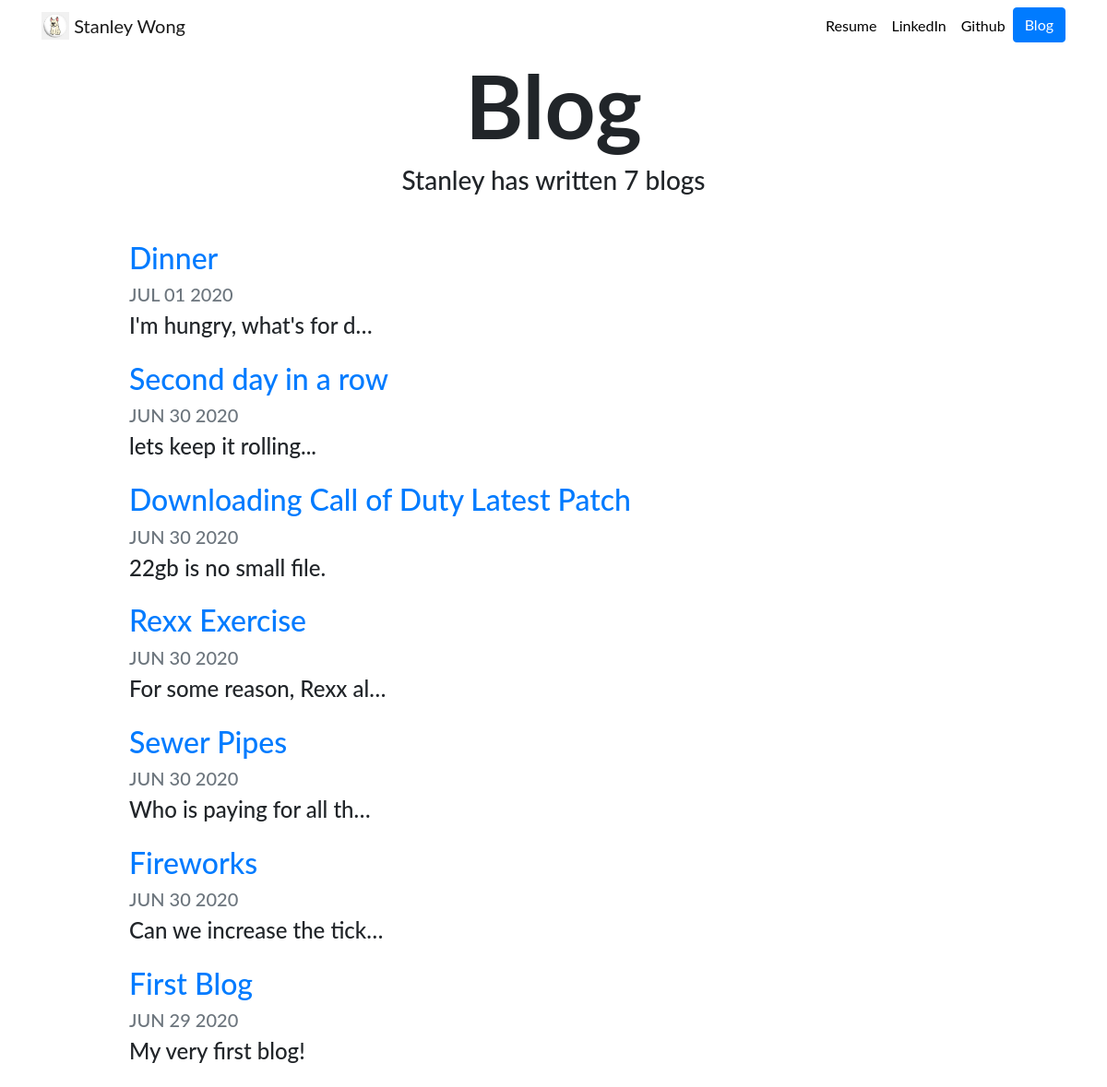
Screenshot of /blog/ with the database file from the repository.
### blog/models.py (models this page shows, shortened)
class Blog(models.Model):
    title = models.CharField(max_length=100)
    description = models.TextField()
    date = models.DateField()

### blog/views.py (the view)
# urls.py: path('', views.all_blogs, name='all_blogs'),
def all_blogs(request):
    blogs = Blog.objects.order_by('-date')
    return render(request, 'blog/all_blogs.html', {'blogs': blogs})

### blog/templates/blog/all_blogs.html
{% extends "portfolio/base.html" %}
{% load static %}
{% block content %}
<h1 id="blogtitle" class="font-weight-bold text-center">Blog</h1>
<h3 class="text-center mb-5">Stanley has written {{ blogs.count }} blog{{ blogs.count|pluralize }}</h3>
{% for blog in blogs %}
<div class="row justify-content-center my-3">
    <div class="col-md-10">
        <a href="{% url 'blog:detail' blog.id %}">
            <h2>{{ blog.title }}</h2>
        </a>
        <h5 class="text-muted">{{ blog.date|date:'M d Y'|upper }}</h5>
        <h4>{{ blog.description|striptags|truncatechars:25 }}</h4>
    </div>
</div>
{% endfor %}
{% endblock %}

### portfolio/static/portfolio/custom.css (style rules this page uses)
body { font-family: 'Lato', sans-serif; }
#blogtitle { font-size: 6rem; }

### rows the page displays
Blog: title "Dinner", date "JUL 01 2020", description "I'm hungry, what's for d…"
Blog: title "Second day in a row", date "JUN 30 2020", description "lets keep it rolling..."
Blog: title "Downloading Call of Duty Latest Patch", date "JUN 30 2020", description "22gb is no small file."
Blog: title "Rexx Exercise", date "JUN 30 2020", description "For some reason, Rexx al…"
Blog: title "Sewer Pipes", date "JUN 30 2020", description "Who is paying for all th…"
Blog: title "Fireworks", date "JUN 30 2020", description "Can we increase the tick…"
Blog: title "First Blog", date "JUN 29 2020", description "My very first blog!"

### other values shown
{{ blogs.count }} "7"
